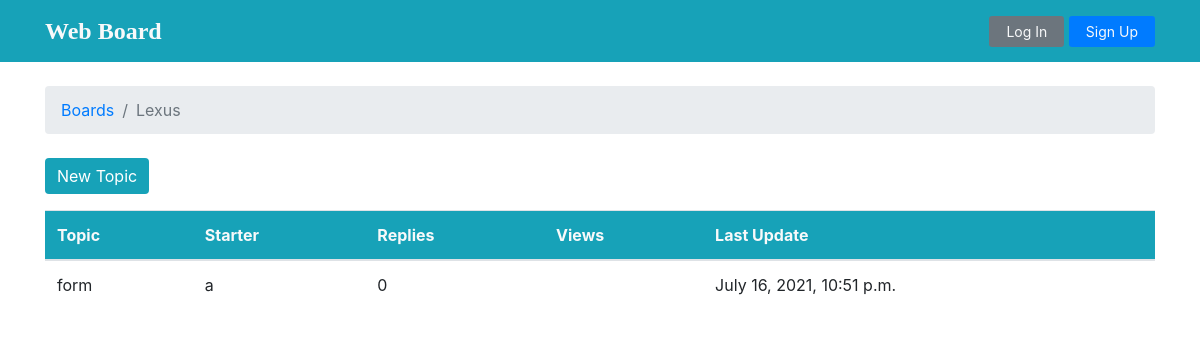
The page /Lexus/ on the database as committed earlier.
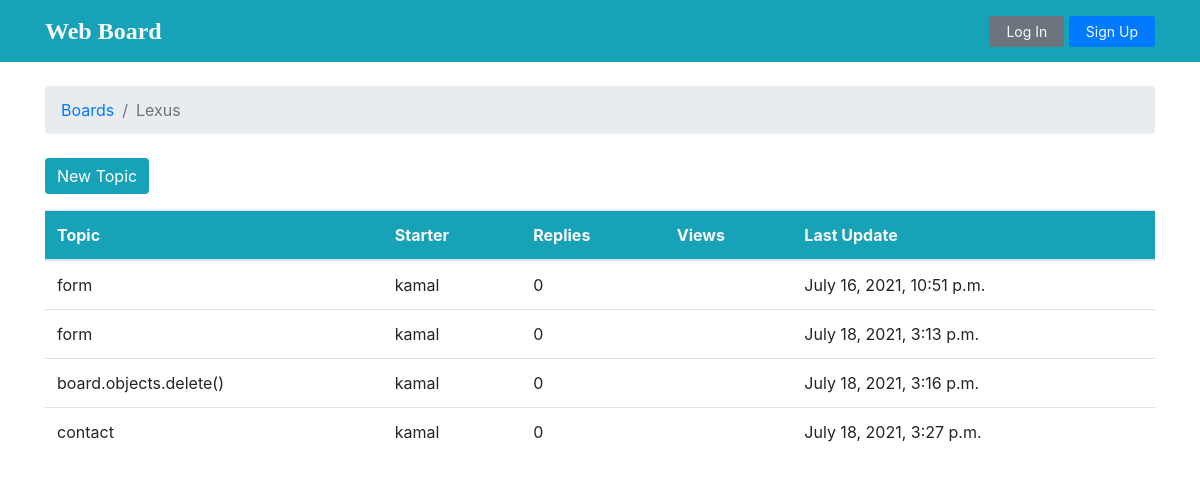
The same page on the database as committed later.
### boards/models.py (models this page shows, shortened)
class Board(models.Model):
    name = models.CharField(max_length=99, unique=True)
    description = models.CharField(max_length=200)

class Topic(models.Model):
    subject = models.CharField(max_length=99)
    created_at = models.DateTimeField(auto_now_add=True)
    board = models.ForeignKey(Board, on_delete=models.CASCADE, related_name='topics')
    starter = models.ForeignKey(User, on_delete= models.CASCADE, related_name='topics')
    topic_message = models.TextField(max_length=250)

### boards/views.py (the view)
# urls.py: url(r'^(?P<board_name>[\w\-\ ]+)/add/$', views.submit_form, name='add-topic'),
def topic(request, board_name):
    topic_list = Topic.objects.filter(board__name = board_name)
    ctx = {'topics': topic_list}
    return render(request, 'topic.html', ctx)

### boards/templatetags/custom_tags.py (called while the page is built)
def remove_slash(url):
    if 'add' in url:
        return url.replace('/add/','').replace('/','')
    return url.replace('/','')

### templates/topic.html (shortened to what this page needs)
{% extends 'base.html' %}
{% load custom_tags %}
{% block header %}
      {% include 'header.html' %}
{% endblock %}
{% block content %}
<a href="{% url 'boards:add-topic' request.path|remove_slash %}">
  <button type="button" data-bs-toggle="modal" data-bs-target="#staticBackdrop"  class="btn btn-info mb-3 border-0">New Topic</button>
</a>
  <table class="table">
    <thead class="thead-inverse bg-info text-light">
      <tr>
        <th>Topic</th>
        <th>Starter</th>
        <th>Replies</th>
        <th>Views</th>
        <th>Last Update</th>
      </tr>
    </thead>
    <tbody>
      {% for topic in topics %}
      <tr>
        <td>
            {{ topic.subject }}
        </td>
        <td class="align-middle">{{ topic.starter.username }}</td>
        <td class="align-middle">0</td>
        <td></td>
        <td>{{ topic.created_at}}</td>
      </tr>
      {% endfor %}
    </tbody>
  </table>
{% endblock %}

### templates/base.html (shortened to what this page needs)
{% load static %}
<!DOCTYPE html>
<html>
  <head>
    <link rel="stylesheet" href="{% static 'css/bootstrap.min.css' %}">
  </head>
  <body>
    {% block header %}
    {% endblock %}
    <div class="container">
      {% block breadcrumbs %}
        {% include 'breadcrumb.html'%}
      {% endblock %}
      {% block content %}
    {% endblock %}
    </div>
  </body>
</html>

### templates/header.html
<nav class="navbar navbar-light bg-info text-light p-2">
    <div class="container">
      <a class="navbar-brand text-light" href="{% url 'boards:home'%}" style="font-family: papyrus;  font-weight: bolder; font-size: 1.5rem;">Web Board</a>
    <div>
    {% if  user.is_authenticated %}
    <div class="btn-group">
      <button class="btn btn-info btn-sm dropdown-toggle" type="button" id="dropdownMenuClickableOutside" data-bs-toggle="dropdown" data-bs-auto-close="inside" aria-expanded="false">
        <svg xmlns="http://www.w3.org/2000/svg" width="16" height="18" fill="currentColor" class="bi bi-person-fill " viewBox="0 0 16 10" style="padding-top: 0%;">
          <path d="M3 14s-1 0-1-1 1-4 6-4 6 3 6 4-1 1-1 1H3zm5-6a3 3 0 1 0 0-6 3 3 0 0 0 0 6z"/>
        </svg>{{ request.user|upper}}
      </button>
      <ul class="dropdown-menu btn-sm text-center" aria-labelledby="dropdownMenuClickableOutside">
        <li><a class="dropdown-item" href="#">Menu item</a></li>
        <li><a class="dropdown-item" href="#">Menu item</a></li>
        <li><a class="dropdown-item bg-secondary text-light " href="{% url 'accounts:logout' %}">Log Out</a></li>
      </ul>
    </div>
      {% else%}
      <a href="{% url 'accounts:log-in' %}">
        <btn class="btn bg-secondary btn-sm pl-3 pr-3 text-decoration-none text-light">Log In</btn>
      </a>
      <a href="{% url 'accounts:sign-up' %}">
        <btn class="btn bg-primary btn-sm pl-3 pr-3 text-decoration-none text-light">Sign Up</btn>
      </a>
    {% endif%}
      </div>
    </div>
  </nav>

### templates/breadcrumb.html
{% load custom_tags %}
<ol class="breadcrumb my-4">
    <li class="breadcrumb-item">
        <a href="{% url 'boards:home' %}">Boards</a>
    </li>
    {% if 'add' in request.path %}
        <li class="breadcrumb-item active">
            <a href="{% url 'boards:topic-list' request.path|remove_slash  %}">
                {{ request.path| remove_slash }}
            </a>
        </li>
        <li class="breadcrumb-item active">add</li>
    {% else %}
        <li class="breadcrumb-item active">{{ request.path| remove_slash }}</li>
    {% endif %}
</ol>

Rows that differ between the two databases and show on the page:
changed Topic "July 16, 2021, 10:51 p.m.": starter.username "a" → "kamal"
added Topic: subject "form", starter.username "kamal", created_at "July 18, 2021, 3:13 p.m."
added Topic: subject "board.objects.delete()", starter.username "kamal", created_at "July 18, 2021, 3:16 p.m."
added Topic: subject "contact", starter.username "kamal", created_at "July 18, 2021, 3:27 p.m."
